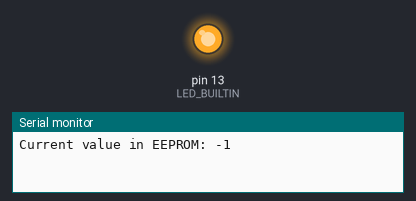
The sketch below on a simulated Arduino Uno, built with avr-gcc and run on an emulated ATmega328P. On the bench: output pins drawn as LEDs (lit = HIGH), the last lines printed to the serial monitor. EEPROM starts erased.

Above: at 0.1 s.
At 39.6 s:
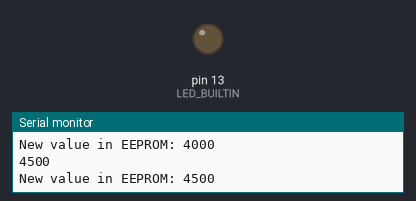
Timing chart, 0 to 40.0 s (numbered marks = the images above):
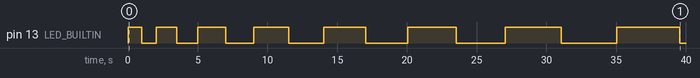

Measured:
- by itself, pin 13 (LED_BUILTIN): LOW → HIGH at 0.00 s, → LOW 1.0 s later, → HIGH 1.0 s later, → LOW 1.5 s later, … (16 changes in this stretch)

The sketch:

LIVE_Arduino_1.ino
```cpp
/*
   Program to test the basics of memory use in Arduino

   - This program is loaded into the Flash memory
   - The global variables, as well as the stack for function calls will use
        the SRAM during execution
   - The EEPROM can be used to store persistent values that won't be lost
        even if the device is powered down

NOTE: EEPROM has a finite lifetime of about 100,000 write cycles,
    so be careful to use only when necessary

   Gilberto Echeverria
   09/10/2020
 */

// Library required to read and write to EEPROM
#include <EEPROM.h>

// Example of definint a constant value
// The name of the constant should be in all uppercases
#define WAIT 100

// Global variables accessible in any function
int wait = 1000;
int value = 0;
int eeAddress = 0;

void setup()
{
    // Configure the serial port to print debug messages
    Serial.begin(9600);
    // Configure the led pin
    pinMode(LED_BUILTIN, OUTPUT);

    // Read from the EEPROM
    EEPROM.get(eeAddress, value);
    Serial.print("Current value in EEPROM: ");
    Serial.println(value);
    // Initialize the wait
    if (value > 0)
        wait = value;
}

void loop()
{
    // Turn the led on and off. The delay will be increasing
    digitalWrite(LED_BUILTIN, HIGH);
    delay(wait); // Wait for 1000 millisecond(s)
    digitalWrite(LED_BUILTIN, LOW);
    delay(wait); // Wait for 1000 millisecond(s)

    // Update the delay
    wait += 500;
    Serial.println(wait);

    // Store the value, so next time it will start from where it left
    EEPROM.put(eeAddress, wait);
    // Test that the value is being stored correctly
    EEPROM.get(eeAddress, value);
    Serial.print("New value in EEPROM: ");
    Serial.println(value);
}
```
